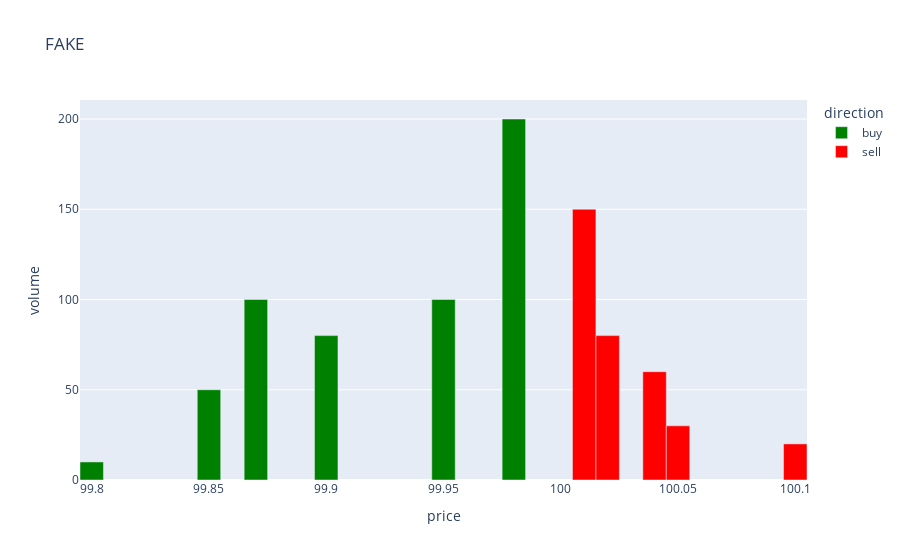

Notebook code cell kept with this figure:
### Markdown cell above
## Crossing the spread with a limit order

### Code cell
# reset orderbook
exchange.central_orderbook = exchange.get_empty_orderbook()
for order in limit_orders:
    exchange.process_order(order)


s=time.time()
for i,e in enumerate(exchanges):
    e.central_orderbook = e.get_empty_orderbook()
    for order in limit_orders:
        e.process_order(order)
en=time.time()
print((en-s)/len(exchanges)/len(limit_orders))
print(len(limit_orders))
visualise_orderbook(exchanges[0].central_orderbook, price_scaling = 1/100)

### Figure 1 — Plotly figure (JSON) as saved in the notebook; plotly's stock layout.template omitted (floating-point values rounded to 4 significant figures)
{"data": [{"alignmentgroup": "True", "hovertemplate": "direction=buy<br>price=%{x}<br>volume=%{y}<extra></extra>", "legendgroup": "buy", "marker": {"color": "green", "pattern": {"shape": ""}}, "name": "buy", "offsetgroup": "buy", "orientation": "v", "showlegend": true, "textposition": "auto", "type": "bar", "width": 0.01, "x": [99.98, 99.95, 99.9, 99.87, 99.85, 99.8], "xaxis": "x", "y": [200, 100, 80, 100, 50, 10], "yaxis": "y"}, {"alignmentgroup": "True", "hovertemplate": "direction=sell<br>price=%{x}<br>volume=%{y}<extra></extra>", "legendgroup": "sell", "marker": {"color": "red", "pattern": {"shape": ""}}, "name": "sell", "offsetgroup": "sell", "orientation": "v", "showlegend": true, "textposition": "auto", "type": "bar", "width": 0.01, "x": [100.0, 100.0, 100.0, 100.0, 100.1], "xaxis": "x", "y": [150, 80, 60, 30, 20], "yaxis": "y"}], "layout": {"barmode": "relative", "legend": {"title": {"text": "direction"}, "tracegroupgap": 0}, "title": {"text": "FAKE"}, "xaxis": {"anchor": "y", "domain": [0, 1], "title": {"text": "price"}}, "yaxis": {"anchor": "x", "domain": [0, 1], "title": {"text": "volume"}}}}
